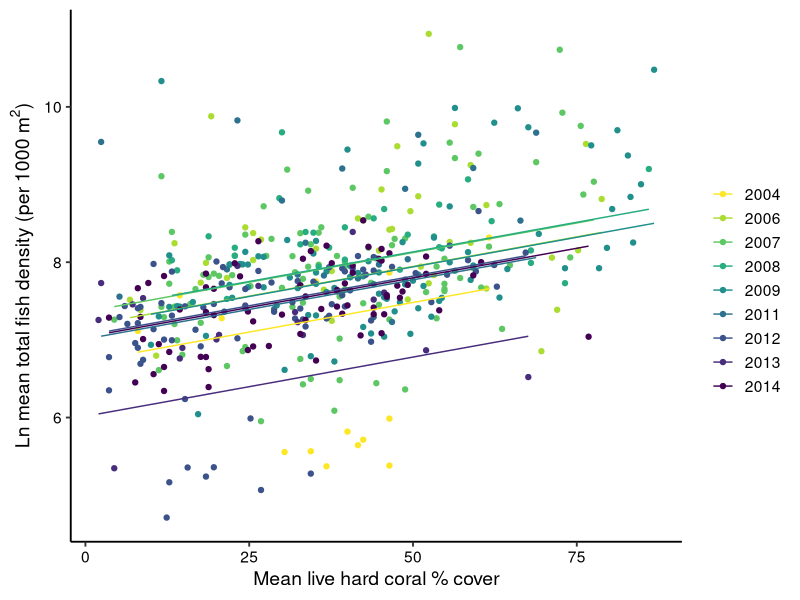

Recreate this plot in R.
## ---- chunk 1
knitr::opts_knit$set(root.dir = "/Users/clairemullaney/Desktop/ENV 872/Environmental_Data_Analytics_2020/Project/ENV_872_Project")
# Set your working directory
getwd()

# Load your packages
library(tidyverse)

# Set your ggplot theme
deftheme <- theme_classic(base_size = 14) + 
  theme(axis.text = element_text(color = "black"),
        legend.position = "right") 
theme_set(deftheme)

# Load your datasets
GBR_Sites_Processed_2004_fish_lme <- read.csv("./Data/Processed/data.gov.au_fish_lme_2004_processed.csv")
GBR_Sites_Processed_2004_fish_lme$Year <- as.factor(GBR_Sites_Processed_2004_fish_lme$Year)
## ---- chunk 2

Fish_densit_plot <- ggplot(GBR_Sites_Processed_2004_fish_lme) + 
  aes(y = log(Total.Fish.Densit_mean), x = LHC_mean, color = Year) +
  geom_point() +
  geom_line(aes(x = LHC_mean, y = Model)) +
  scale_color_viridis_d(direction = -1) +
  labs(x = "Mean live hard coral % cover", 
       y = expression('Ln mean total fish density (per 1000 m'^"2"*')'),
       color = "")

print(Fish_densit_plot)
